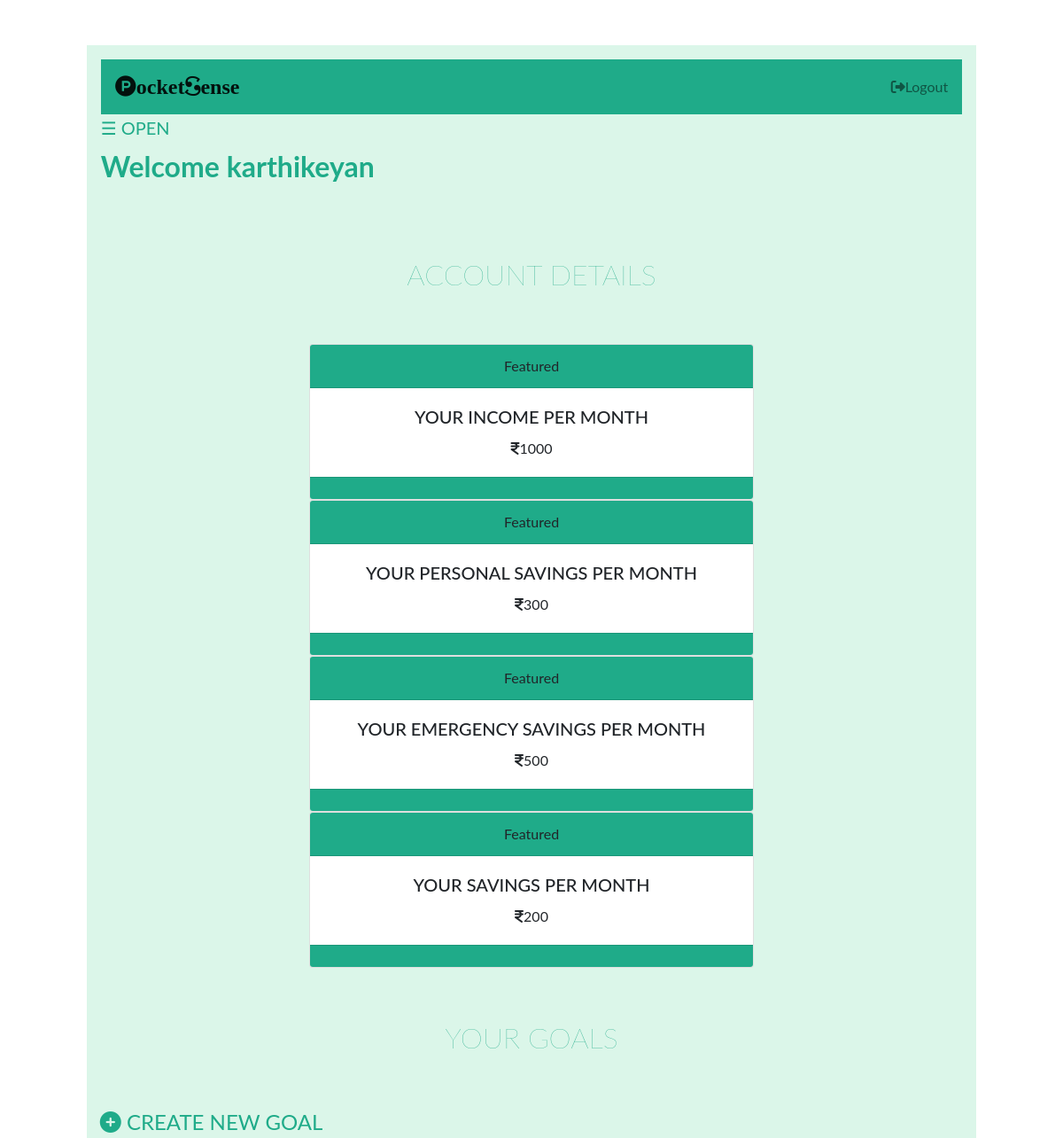
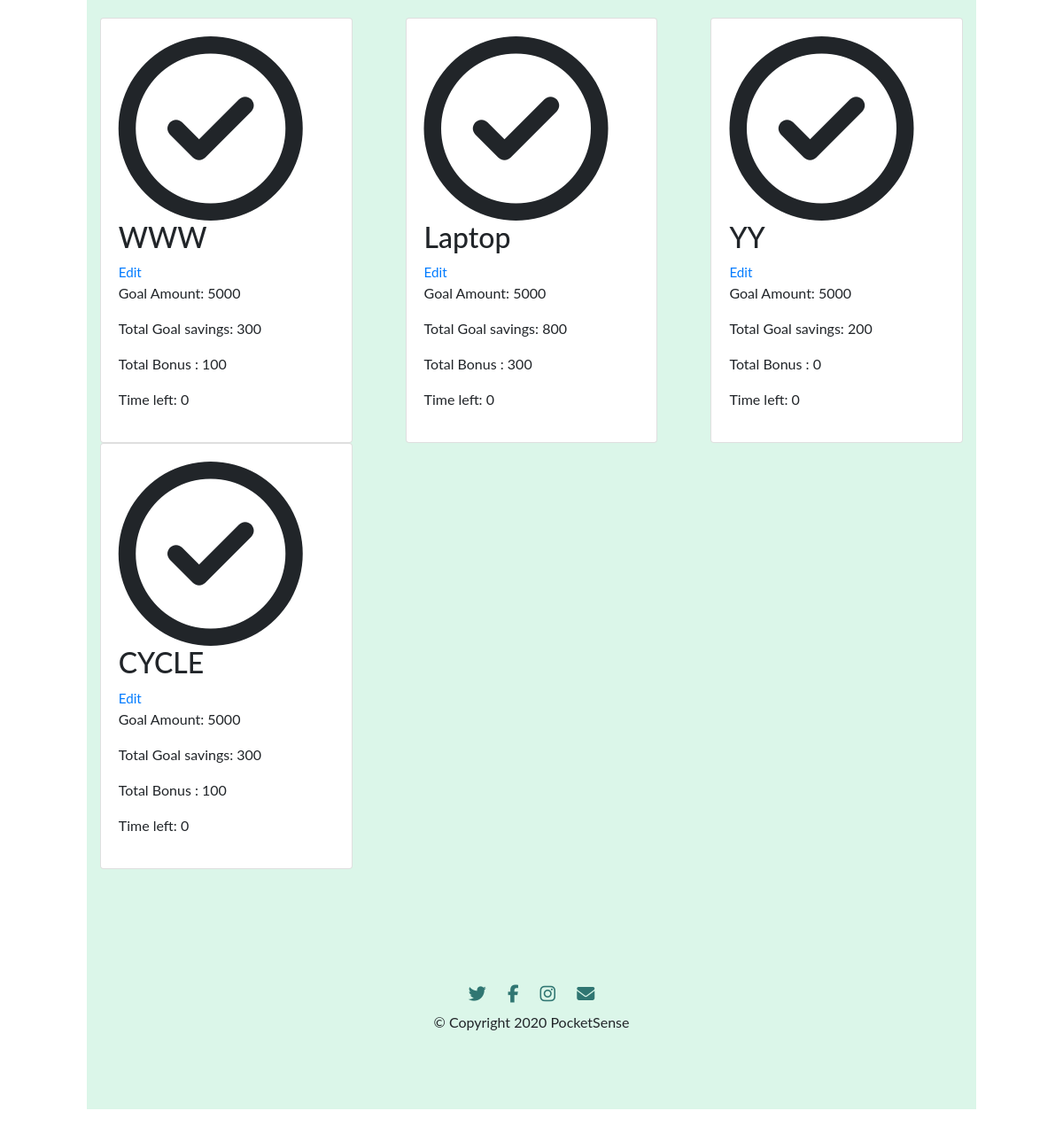
Before: /goal/account (signed in) with the older database file (2 pictures, top to bottom).
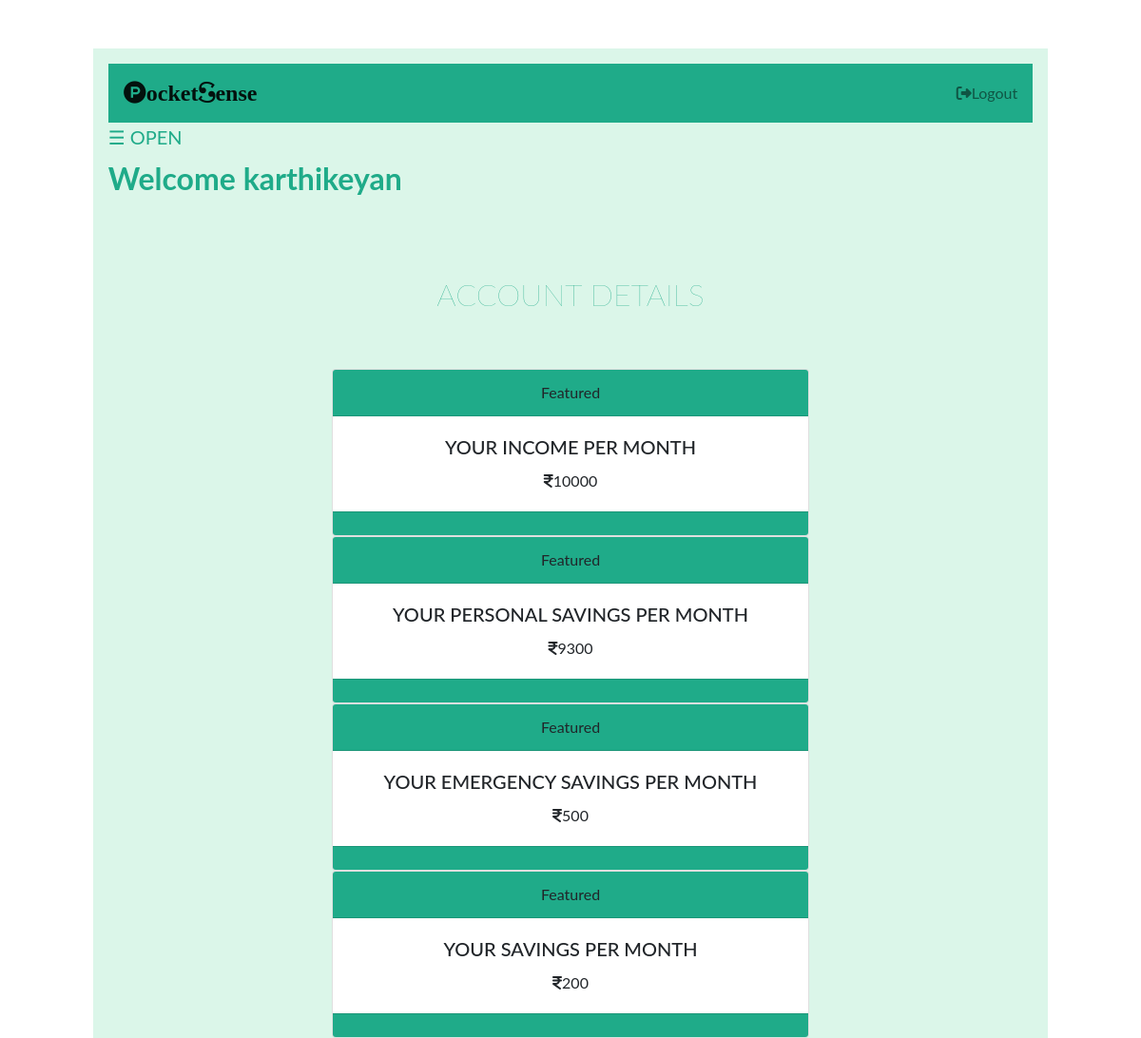
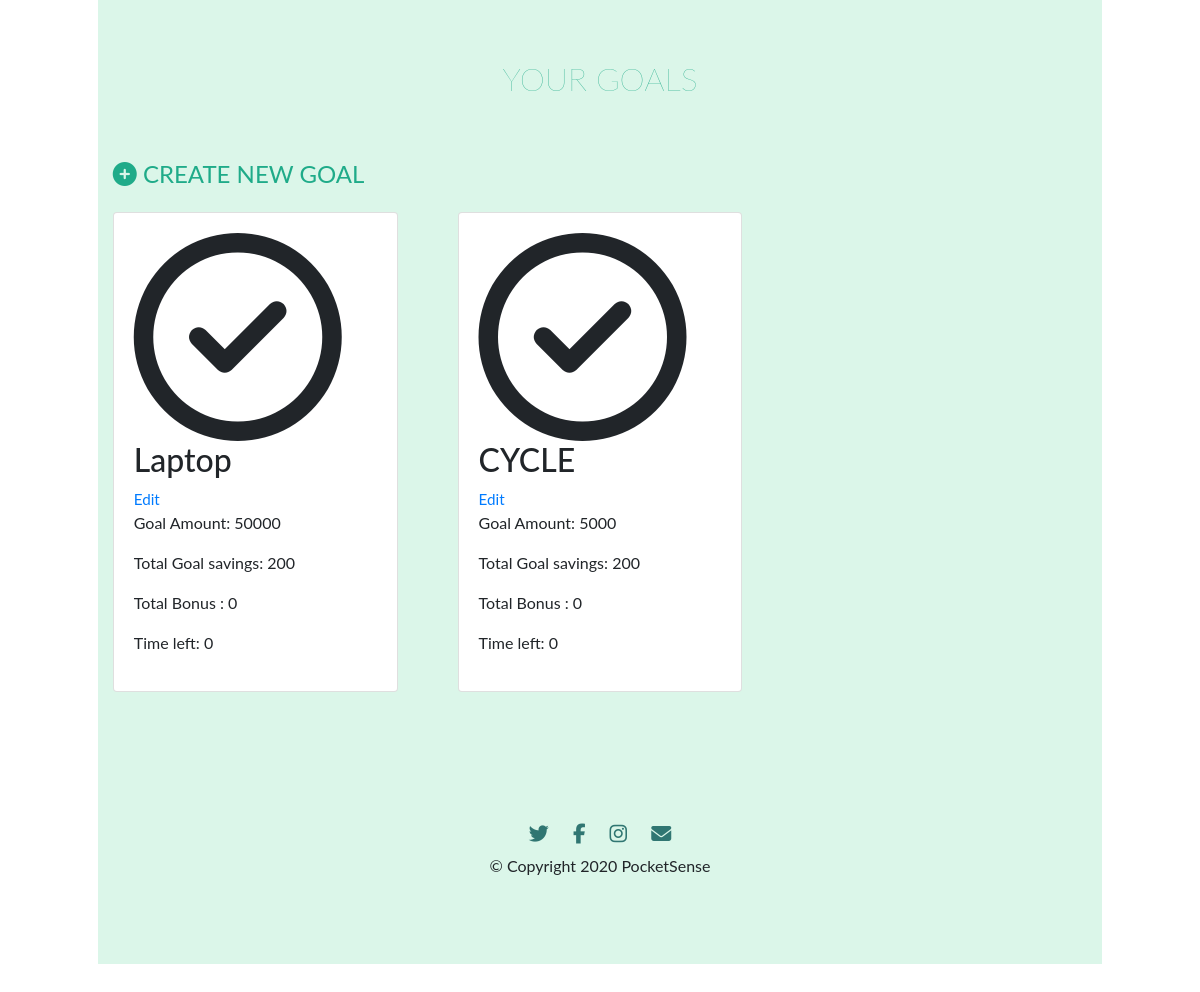
After: the same page with the newer database file (2 pictures, top to bottom).
### tables this page shows
CREATE TABLE child(
	child_id INTEGER PRIMARY KEY AUTOINCREMENT,
	child_username TEXT UNIQUE NOT NULL,
	parent_email TEXT UNIQUE NOT NULL,
	child_password TEXT NOT NULL
);

CREATE TABLE goal(
	goal_id INTEGER PRIMARY KEY AUTOINCREMENT,
	author_id INTEGER ,
	task_author INTEGER,

	goal_name TEXT UNIQUE ,
	income_amt INTEGER ,
	goal_amt INTEGER ,
	goal_saving INTEGER,

	fix_saving_amt INTEGER,
	saving_amt INTEGER ,
	emergency_amt INTEGER ,
	
	bonus INTEGER ,
    time_left INTEGER ,
	personal_amt INTEGER ,
	counter INTEGER,

	created TIMESTAMP DEFAULT CURRENT_TIMESTAMP,


	task_name  TEXT,

	task_amt INTEGER,
	task_count INTEGER,
	
	FOREIGN KEY (author_id) REFERENCES child (child_id),
	
	FOREIGN KEY (task_author) REFERENCES parent (parent_id)

);

### fin/goal.py (the view, shortened to what this page needs)
@bp.route('/account' ,  methods = ('GET' , 'POST'))
@child_login_required
def account():
    db = get_db()
    goals = db.execute(
            'SELECT go.goal_id , income_amt , goal_amt , saving_amt , emergency_amt , author_id , goal_name , child_username , time_left ,personal_amt, created , bonus , counter , goal_saving  , fix_saving_amt'
            ' FROM goal go JOIN child c ON go.author_id = c.child_id'
            ' ORDER BY created DESC'
            ).fetchall()
    from datetime import datetime
    counter =0
    for x in goals:
        counter += 1
    for i in range(0 , counter):
        created_time = goals[i]['created']
        today = datetime.today()
        goal_saving = goals[i]['goal_saving']
        fix_saving_amt = goals[i]['fix_saving_amt']
        created_month = int(created_time.strftime('%m'))
        created_date = int(created_time.strftime('%d'))
        tracker = goals[i]['counter']
        tracker += created_month
        curr_month = int(today.strftime('%m'))
        curr_date = int(today.strftime('%d'))
        if(tracker != 12):
            if (created_date == curr_date and tracker + 1  == curr_month):
                saving_amt = goals[i]['saving_amt']
                goal_saving += fix_saving_amt
                saving_amt += saving_amt
                tracker += 1
                db.execute(
                    'UPDATE goal SET saving_amt = ? ,counter = ?, goal_saving= ? '
                    ' WHERE created = ?',
                    (saving_amt , tracker,goal_saving, created_time)
                    )
                db.commit()
    return render_template('goal/account.html' , goals=goals)

### fin/auth.py (called while the page is built)
@bp.before_app_request
def load_logged_in_parent():
    parent_id = session.get('parent_id')
    if parent_id is None:
        g.parent = None
    else:
        g.parent = get_db().execute(
            'SELECT * FROM parent WHERE parent_id = ?', (parent_id,)
        ).fetchone()

@bp.before_app_request
def load_logged_in_child():
    child_id = session.get('child_id')
    if child_id is None:
        g.child = None
    else:
        g.child = get_db().execute(
            'SELECT * FROM child WHERE child_id = ?', (child_id,)
        ).fetchone()

def child_login_required(view):
    @functools.wraps(view)
    def wrapped_view(**kwargs):
        if g.child is None:
            return redirect(url_for('auth.child_login'))
        return view(**kwargs)
    return wrapped_view

### fin/db.py (called while the page is built)
def get_db():
	if 'db' not in g:
		g.db = sqlite3.connect( current_app.config['DATABASE'] , detect_types=sqlite3.PARSE_DECLTYPES)
		g.db.row_factory = sqlite3.Row
	return g.db

### fin/templates/goal/account.html (shortened to what this page needs)
<!DOCTYPE html>
<html>
<head>
  <link rel="stylesheet" href="https://stackpath.bootstrapcdn.com/bootstrap/4.5.0/css/bootstrap.min.css">
<link rel="stylesheet" href="{{ url_for('static', filename='account.css') }}">
</head>
<body>
  <section id="main">
  <div class="container-fluid">
    <section id="first">
      <div id="main">
        <nav class="navbar navbar-light" style="background-color: #1fab89;">
          <a class="navbar-brand" href=""><i class="fa fa-product-hunt" aria-hidden="true"></i>ocket<i class="fa fa-scribd" aria-hidden="true"></i>ense</a>
          <ul class="navbar-nav ml-auto">
            <li class="nav-item">
              {% if g.child %}
              <a class="nav-link" href="{{ url_for('auth.child_logout') }}"><i class="fa fa-sign-out" aria-hidden="true"></i>Logout</a>
              {% endif %}
            </li>
          </ul>
        </nav>
        <span class="op" style="font-size:20px;cursor:pointer" onclick="openNav()">&#9776; OPEN</span>
         {% if g.child %}
        <h2 class="title">Welcome {{ g.child['child_username'] }}</h2>
        {% endif %}
      </div>
    </section>
    <section id='second'>
      <h2 class="title_goal">ACCOUNT DETAILS</h2>
      <div class="card w-50 text-center">
        <div class="card-header">
          Featured
        </div>
        <div class="card-body" style="align:center;">
          <h5 class="card-title">YOUR INCOME PER MONTH </h5>
          <p class="card-text"><i class="fa fa-inr" aria-hidden="true"></i>{{ goals[0]['income_amt'] }}</p>
        </div>
        <div class="card-footer text-muted">
        </div>
      </div>
      <div class="card w-50 text-center">
        <div class="card-header">
          Featured
        </div>
        <div class="card-body" style="align:center;">
          <h5 class="card-title">YOUR PERSONAL SAVINGS PER MONTH</h5>
          <p class="card-text"><i class="fa fa-inr" aria-hidden="true"></i>{{ goals[0]['personal_amt'] }}</p>
        </div>
        <div class="card-footer text-muted">
        </div>
      </div>
      <div class="card w-50 text-center">
        <div class="card-header">
          Featured
        </div>
        <div class="card-body" style="align:center;">
          <h5 class="card-title">YOUR EMERGENCY SAVINGS PER MONTH</h5>
          <p class="card-text"><i class="fa fa-inr" aria-hidden="true"></i>{{ goals[0]['emergency_amt'] }}</p>
        </div>
        <div class="card-footer text-muted">
        </div>
      </div>
      <div class="card w-50 text-center">
        <div class="card-header">
          Featured
        </div>
        <div class="card-body" style="align:center;">
          <h5 class="card-title">YOUR SAVINGS PER MONTH</h5>
          <p class="card-text"><i class="fa fa-inr" aria-hidden="true"></i>{{ goals[0]['fix_saving_amt'] }}</p>
        </div>
        <div class="card-footer text-muted">
        </div>
      </div>
    </section>
    <section id="third">
      <h2 class="title_goal">YOUR GOALS</h2>
      {% if g.child %}
      <a class="add1" href="{{ url_for('goal.create') }}"><i class="fa fa-plus-circle" aria-hidden="true"></i> CREATE NEW GOAL</a>
      {% endif %}
      <div class="card-deck row">
          {% for goal in goals %}
          {% if g.child['child_id'] == goal['author_id'] %}
        <div class="pricing-column col-lg-4 col-md-6">
          <div class="card">
            <div class="card-body">
                <i class="fa fa-ch fa-check-circle-o" aria-hidden="true"></i>
                <h2>{{ goal['goal_name'] }}</h2>
                 <a style = font-size:95%; color: #1fab89 ;class="action" href="{{ url_for('goal.update', goal_id=goal['goal_id']) }}">Edit</a>
                <p class="price-p">Goal Amount: {{ goal['goal_amt'] }}</p>
                <p class="price-p">Total Goal savings: {{ goal['goal_saving'] }}</p>
                <p class="price-p">Total Bonus : {{ goal['bonus'] }}</p>
                <p class="price-p">Time left: {{ goal['time_left'] }}</p>
            </div>
          </div>
        </div>
         {% endif %}
         {% endfor %}
      </div>
    </section>
    <footer id="footer">
      <a href="https://twitter.com/account/access"><i class="fa fa-twitter footer-ic fa-lg" aria-hidden="true"></i></a>
      <a href="https://twitter.com/account/access"><i class="fa fa-facebook footer-ic fa-lg " aria-hidden="true"></i></a>
      <a href="https://twitter.com/account/access"><i class="fa fa-instagram footer-ic fa-lg" aria-hidden="true"></i></a>
      <a href="https://twitter.com/account/access"><i class="fa fa-envelope footer-ic fa-lg" aria-hidden="true"></i></a>
      <p class="f-p">© Copyright 2020 PocketSense</p>
    </footer>
  </div>
</section>
</body>
</html>

### fin/static/account.css (style rules this page uses)
body { font-family: "Lato", sans-serif; transition: background-color .5s; }
.container-fluid { padding: 3% 7% 3%; }
.navbar-brand { font-family: "Ubuntu"; font-size: 1.5rem; font-weight: bold; color: #1fab89; }
.title { font-weight: bold; color:#1fab89; padding-top: 1%; }
.title_goal { font-weight: lighter; text-align: center; color:#1fab89; padding-top: 1%; padding-bottom: 50px; }
.op { color: #1fab89; padding-top: 3%; padding-bottom: 100%; }
.card { margin: 0 auto; float: none; }
.card-header { background-color: #1fab89; border-radius: 20% }
.card-footer { background-color: #1fab89; border-radius: 20% }
.fa-ch { text-align: center; margin: auto; font-size: 13em !important; }
.add1 { color: #1fab89; margin-left: 15px; margin-bottom: 20px; font-size: 1.5rem }
.card-deck { padding-top: 20px; }
#first { background-color: #dbf6e9; padding-bottom: 50px; }
#second { background-color: #dbf6e9; padding-bottom: 50px; margin: auto; }
#third { background-color: #dbf6e9; padding-bottom: 50px; margin: auto; }
#main { transition: margin-left .5s; padding: 16px; }
#footer { text-align: center; background-color: #dbf6e9; padding: 7% 15% }
.footer-ic { margin: 20px 10px; color: #307672; }

Changed rows visible on the page:
removed goal: income_amt "1000", personal_amt "300", emergency_amt "500", fix_saving_amt "200"
removed goal: goal_name "WWW", goal_amt "5000", goal_saving "300", bonus "100", time_left "0"
removed goal: goal_name "Laptop", goal_amt "5000", goal_saving "800", bonus "300", time_left "0"
removed goal: goal_name "YY", goal_amt "5000", goal_saving "200", bonus "0", time_left "0"
added goal: income_amt "10000", personal_amt "9300", emergency_amt "500", fix_saving_amt "200", goal_name "Laptop", goal_amt "50000", goal_saving "200", bonus "0", time_left "0"
changed goal "CYCLE": goal_saving "300" → "200"; bonus "100" → "0"
